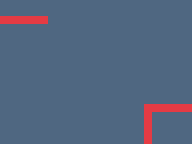

Below is a game level as drawn by its tile map, then a one-line description and the .tmx file that defines it, in full:
An orthogonal 24x18 tile map with 8x8 px tiles, 1 tile layer (Tile Layer 1).

<map version="1.10" tiledversion="1.11.2" orientation="orthogonal" renderorder="right-down" width="24" height="18" tilewidth="8" tileheight="8" infinite="0" nextlayerid="2" nextobjectid="1">
 <tileset firstgid="1" source="../tileset.tsx" />
 <layer id="1" name="Tile Layer 1" width="24" height="18">
  <data encoding="csv">
1,1,1,1,1,1,1,1,1,1,1,1,1,1,1,1,1,1,1,1,1,1,1,1,
1,1,1,1,1,1,1,1,1,1,1,1,1,1,1,1,1,1,1,1,1,1,1,1,
2,2,2,2,2,2,1,1,1,1,1,1,1,1,1,1,1,1,1,1,1,1,1,1,
1,1,1,1,1,1,1,1,1,1,1,1,1,1,1,1,1,1,1,1,1,1,1,1,
1,1,1,1,1,1,1,1,1,1,1,1,1,1,1,1,1,1,1,1,1,1,1,1,
1,1,1,1,1,1,1,1,1,1,1,1,1,1,1,1,1,1,1,1,1,1,1,1,
1,1,1,1,1,1,1,1,1,1,1,1,1,1,1,1,1,1,1,1,1,1,1,1,
1,1,1,1,1,1,1,1,1,1,1,1,1,1,1,1,1,1,1,1,1,1,1,1,
1,1,1,1,1,1,1,1,1,1,1,1,1,1,1,1,1,1,1,1,1,1,1,1,
1,1,1,1,1,1,1,1,1,1,1,1,1,1,1,1,1,1,1,1,1,1,1,1,
1,1,1,1,1,1,1,1,1,1,1,1,1,1,1,1,1,1,1,1,1,1,1,1,
1,1,1,1,1,1,1,1,1,1,1,1,1,1,1,1,1,1,1,1,1,1,1,1,
1,1,1,1,1,1,1,1,1,1,1,1,1,1,1,1,1,1,1,1,1,1,1,1,
1,1,1,1,1,1,1,1,1,1,1,1,1,1,1,1,1,1,2,2,2,2,2,2,
1,1,1,1,1,1,1,1,1,1,1,1,1,1,1,1,1,1,2,1,1,1,1,1,
1,1,1,1,1,1,1,1,1,1,1,1,1,1,1,1,1,1,2,1,1,1,1,1,
1,1,1,1,1,1,1,1,1,1,1,1,1,1,1,1,1,1,2,1,1,1,1,1,
1,1,1,1,1,1,1,1,1,1,1,1,1,1,1,1,1,1,2,1,1,1,1,1
</data>
 </layer>
</map>
